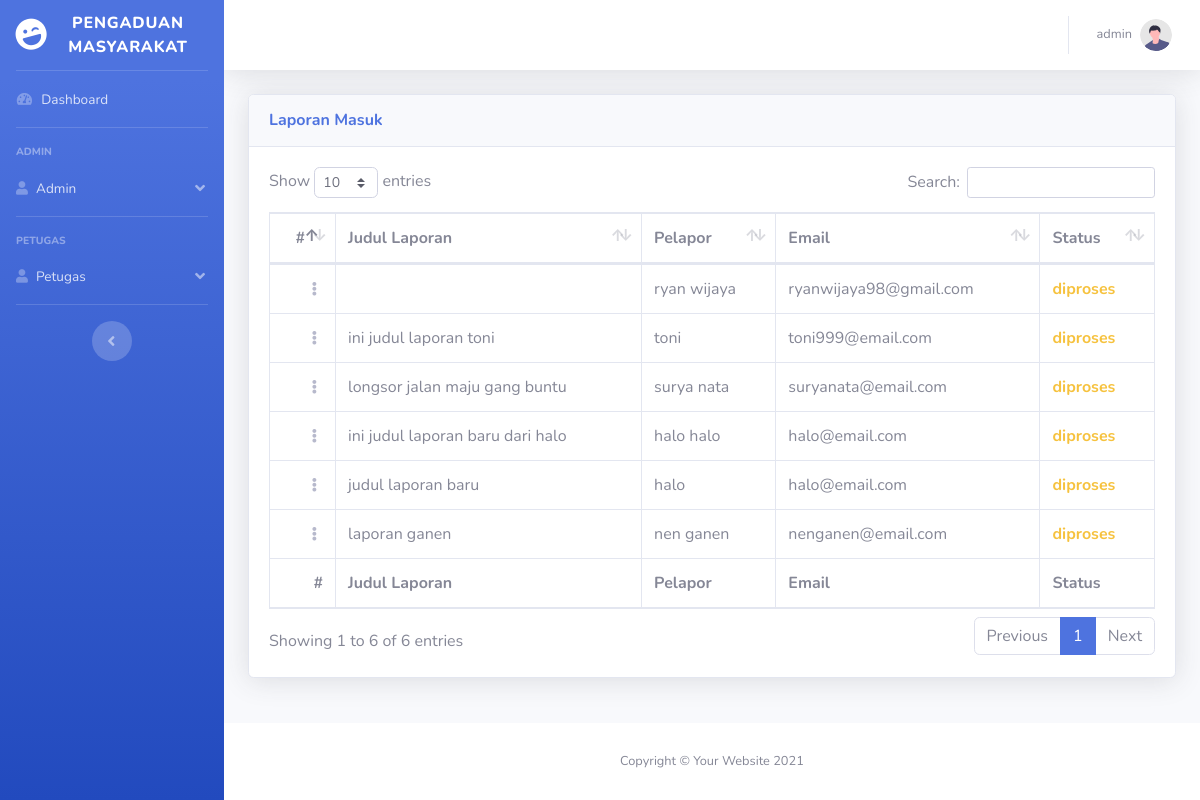
/public/admin/laporanmasuk (signed in), run on the app's committed database.
### tables this page shows
CREATE TABLE `aduan` (
  `id_aduan` int NOT NULL,
  `nama` varchar(255) DEFAULT NULL,
  `email` varchar(255) DEFAULT NULL,
  `judul` text,
  `aduan` text,
  `status` enum('diproses','ditanggapi') DEFAULT NULL
);

### app/core/Controller.php (called while the page is built, shortened)
<?php
class Controller {
    public function view($view, $data = [])
    {
        require_once "../app/views/{$view}.php";
    }
    public function model($model)
    {
        return new $model;
    }
}

### app/controllers/Admin.php (called while the page is built, shortened)
<?php
class Admin extends Controller {
    public function laporanMasuk()
    {
        $laporan = $this->model('aduan_model')->getAduanByStatus('diproses', 'ASC');
        $data = [
            'title' => 'Laporan Masuk',
            'controller' => 'adminLaporan',
            'laporan' => $laporan,
        ];
        $this->view('admin/laporan/index', $data);
    }
}

### app/core/App.php (called while the page is built, shortened)
<?php
class App {
    protected $method = 'index';
    protected $params = [];
    public function __construct()
    {
        $url = $this->parseURL();
        if(isset($url[0]))
        {
            if(file_exists('../app/controllers/' . $url[0] . '.php'))
            {
                unset($url[0]);
            }
        }
        $this->controller = new $this->controller;
        if(isset($url[1]))
        {
            if(method_exists($this->controller, $url[1]))
            {
                $this->method = $url[1];
            }
        }
        call_user_func_array([$this->controller, $this->method], $this->params);
    }
    public function parseURL()
    {
        if(isset($_GET['url']))
        {
            $url = rtrim($_GET['url'], '/');
            $url = filter_var($url, FILTER_SANITIZE_URL);
            $url = explode('/', $url);
            return $url;
        }
    }
}

### public/index.php (called while the page is built, shortened)
<?php
$app = new App;

### app/core/Database.php (called while the page is built, shortened)
<?php
class Database {
    private $host = DB_HOST;
    private $user = DB_USER;
    private $pass = DB_PASS;
    private $db_name = DB_NAME;
    private $dbh;
    private $stmt;
    public function __construct()
    {
        $dsn = 'mysql:host=' . $this->host . ';dbname=' . $this->db_name;
        $options = [
            PDO::ATTR_PERSISTENT => true,
            PDO::ATTR_ERRMODE => PDO::ERRMODE_EXCEPTION,
        ];
        try {
            $this->dbh = new PDO($dsn, $this->user, $this->pass, $options);
        }
        catch (PDOException $e){
            die($e->getMessage());
        }
    }
    public function query($query)
    {
        $this->stmt = $this->dbh->prepare($query);
    }
    public function bind($param, $value, $type = null) {
        if (is_null($type))
        {
            switch(true)
            {
                default:
                    $type = PDO::PARAM_STR;
            }
        }
        $this->stmt->bindValue($param, $value, $type);
    }
    public function execute()
    {
        $this->stmt->execute();
    }
    public function resultSet()
    {
        $this->execute();
        return $this->stmt->fetchAll(PDO::FETCH_ASSOC);
    }
}

### app/models/Aduan_model.php (called while the page is built, shortened)
<?php
class Aduan_model {
    private $table = 'aduan';
    private $db;
    public function __construct()
    {
        $this->db = new Database;
    }
    public function getAduanByStatus($status, $order)
    {
        $query = 'SELECT * FROM ' . $this->table . ' WHERE status=:status ORDER BY id_aduan ' . $order;
        $this->db->query($query);
        $this->db->bind('status', $status);
        return $this->db->resultSet();
    }
}

### app/views/admin/laporan/index.php (the view, shortened to what this page needs)
    <div class="container-fluid">
        <div class="card shadow mb-4">
            <div class="card-header py-3">
                <h6 class="m-0 font-weight-bold text-primary">Laporan Masuk</h6>
            </div>
            <div class="card-body">
                <div class="table-responsive">
                    <table class="table table-bordered" id="dataTable" width="100%" cellspacing="0">
                        <thead>
                            <tr>
                                <th class="text-right">#</th>
                                <th>Judul Laporan</th>
                                <th>Pelapor</th>
                                <th>Email</th>
                                <th>Status</th>
                            </tr>
                        </thead>
                        <tfoot>
                            <tr>
                                <th class="text-right">#</th>
                                <th>Judul Laporan</th>
                                <th>Pelapor</th>
                                <th>Email</th>
                                <th>Status</th>
                            </tr>
                        </tfoot>
                        <tbody>
                            <?php foreach($data['laporan'] as $laporan): ?>
                                <tr>
                                    <td class="text-right">
                                        <div class="dropdown no-arrow">
                                            <a class="dropdown-toggle" href="#" role="button" id="dropdownMenuLink"
                                                data-toggle="dropdown" aria-haspopup="true" aria-expanded="false">
                                                <i class="fas fa-ellipsis-v fa-sm fa-fw text-gray-500"></i>
                                            </a>
                                        </div>
                                    </td>
                                    <td><?=$laporan['judul']?></td>
                                    <td><?=$laporan['nama']?></td>
                                    <td><?=$laporan['email']?></td>
                                    <td class="font-weight-bold text-<?=$laporan['status']=='diproses'?'warning':'success'?>"><?=$laporan['status']?></td>
                                </tr>
                            <?php endforeach ?>
                        </tbody>
                    </table>
                </div>
            </div>
        </div>
    </div>
</div>

### data on the page
aduan: nama "ryan wijaya", email "ryanwijaya98@gmail.com", status "diproses"
aduan: judul "ini judul laporan toni", nama "toni", email "toni999@email.com", status "diproses"
aduan: judul "longsor jalan maju gang buntu", nama "surya nata", email "suryanata@email.com", status "diproses"
aduan: judul "ini judul laporan baru dari halo", nama "halo halo", email "halo@email.com", status "diproses"
aduan: judul "judul laporan baru", nama "halo", email "halo@email.com", status "diproses"
aduan: judul "laporan ganen", nama "nen ganen", email "nenganen@email.com", status "diproses"

### other printed values
$_SESSION['user']['nama_petugas'] "admin"
